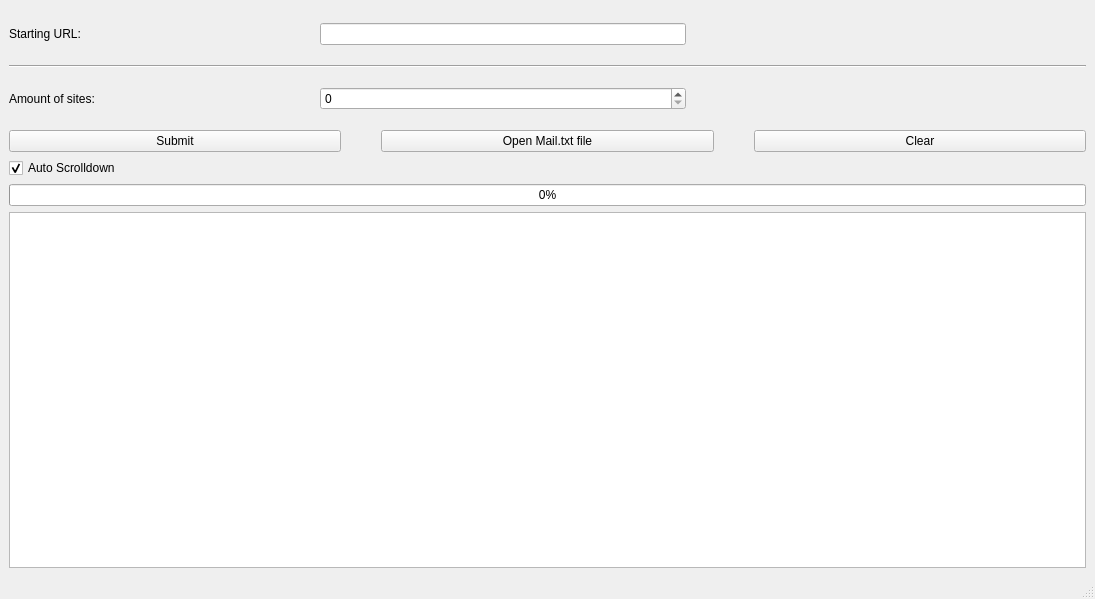
<?xml version="1.0" encoding="UTF-8"?>
<ui version="4.0">
 <class>MainWindow</class>
 <widget class="QMainWindow" name="MainWindow">
  <property name="geometry">
   <rect>
    <x>0</x>
    <y>0</y>
    <width>1095</width>
    <height>599</height>
   </rect>
  </property>
  <property name="windowTitle">
   <string>MainWindow</string>
  </property>
  <property name="animated">
   <bool>true</bool>
  </property>
  <property name="tabShape">
   <enum>QTabWidget::Rounded</enum>
  </property>
  <widget class="QWidget" name="centralwidget">
   <layout class="QGridLayout" name="gridLayout_2">
    <item row="3" column="0">
     <layout class="QHBoxLayout" name="horizontalLayout">
      <property name="spacing">
       <number>0</number>
      </property>
      <property name="bottomMargin">
       <number>0</number>
      </property>
      <item>
       <widget class="QPushButton" name="submit">
        <property name="text">
         <string>Submit</string>
        </property>
       </widget>
      </item>
      <item>
       <spacer name="horizontalSpacer_5">
        <property name="orientation">
         <enum>Qt::Horizontal</enum>
        </property>
        <property name="sizeType">
         <enum>QSizePolicy::Fixed</enum>
        </property>
        <property name="sizeHint" stdset="0">
         <size>
          <width>40</width>
          <height>20</height>
         </size>
        </property>
       </spacer>
      </item>
      <item>
       <widget class="QPushButton" name="open">
        <property name="text">
         <string>Open Mail.txt file</string>
        </property>
       </widget>
      </item>
      <item>
       <spacer name="horizontalSpacer_6">
        <property name="orientation">
         <enum>Qt::Horizontal</enum>
        </property>
        <property name="sizeType">
         <enum>QSizePolicy::Fixed</enum>
        </property>
        <property name="sizeHint" stdset="0">
         <size>
          <width>40</width>
          <height>20</height>
         </size>
        </property>
       </spacer>
      </item>
      <item>
       <widget class="QPushButton" name="clear">
        <property name="text">
         <string>Clear</string>
        </property>
       </widget>
      </item>
     </layout>
    </item>
    <item row="6" column="0">
     <widget class="QListWidget" name="listWidget"/>
    </item>
    <item row="0" column="0">
     <layout class="QHBoxLayout" name="horizontalLayout_2" stretch="0,0,0,0">
      <item>
       <widget class="QLabel" name="label">
        <property name="minimumSize">
         <size>
          <width>150</width>
          <height>0</height>
         </size>
        </property>
        <property name="maximumSize">
         <size>
          <width>150</width>
          <height>16777215</height>
         </size>
        </property>
        <property name="toolTip">
         <string extracomment="URL to start from. in HTTP format"/>
        </property>
        <property name="text">
         <string>Starting URL:</string>
        </property>
        <property name="margin">
         <number>20</number>
        </property>
       </widget>
      </item>
      <item>
       <spacer name="horizontalSpacer_3">
        <property name="orientation">
         <enum>Qt::Horizontal</enum>
        </property>
        <property name="sizeType">
         <enum>QSizePolicy::Fixed</enum>
        </property>
        <property name="sizeHint" stdset="0">
         <size>
          <width>155</width>
          <height>20</height>
         </size>
        </property>
       </spacer>
      </item>
      <item>
       <widget class="QLineEdit" name="StartUrl">
        <property name="maximumSize">
         <size>
          <width>400</width>
          <height>16777215</height>
         </size>
        </property>
       </widget>
      </item>
      <item>
       <spacer name="horizontalSpacer_2">
        <property name="orientation">
         <enum>Qt::Horizontal</enum>
        </property>
        <property name="sizeType">
         <enum>QSizePolicy::Fixed</enum>
        </property>
        <property name="sizeHint" stdset="0">
         <size>
          <width>400</width>
          <height>50</height>
         </size>
        </property>
       </spacer>
      </item>
     </layout>
    </item>
    <item row="2" column="0">
     <layout class="QHBoxLayout" name="horizontalLayout_3">
      <item>
       <widget class="QLabel" name="label_2">
        <property name="minimumSize">
         <size>
          <width>150</width>
          <height>0</height>
         </size>
        </property>
        <property name="maximumSize">
         <size>
          <width>150</width>
          <height>16777215</height>
         </size>
        </property>
        <property name="baseSize">
         <size>
          <width>0</width>
          <height>0</height>
         </size>
        </property>
        <property name="toolTip">
         <string extracomment="Amount of sites to go trough"/>
        </property>
        <property name="text">
         <string>Amount of sites:</string>
        </property>
        <property name="margin">
         <number>20</number>
        </property>
       </widget>
      </item>
      <item>
       <spacer name="horizontalSpacer_4">
        <property name="orientation">
         <enum>Qt::Horizontal</enum>
        </property>
        <property name="sizeType">
         <enum>QSizePolicy::Fixed</enum>
        </property>
        <property name="sizeHint" stdset="0">
         <size>
          <width>155</width>
          <height>20</height>
         </size>
        </property>
       </spacer>
      </item>
      <item>
       <widget class="QSpinBox" name="Number">
        <property name="enabled">
         <bool>true</bool>
        </property>
        <property name="maximumSize">
         <size>
          <width>400</width>
          <height>16777215</height>
         </size>
        </property>
        <property name="baseSize">
         <size>
          <width>0</width>
          <height>0</height>
         </size>
        </property>
        <property name="maximum">
         <number>999</number>
        </property>
       </widget>
      </item>
      <item>
       <spacer name="horizontalSpacer">
        <property name="orientation">
         <enum>Qt::Horizontal</enum>
        </property>
        <property name="sizeType">
         <enum>QSizePolicy::Fixed</enum>
        </property>
        <property name="sizeHint" stdset="0">
         <size>
          <width>400</width>
          <height>50</height>
         </size>
        </property>
       </spacer>
      </item>
     </layout>
    </item>
    <item row="1" column="0">
     <widget class="Line" name="line_2">
      <property name="orientation">
       <enum>Qt::Horizontal</enum>
      </property>
     </widget>
    </item>
    <item row="4" column="0">
     <widget class="QCheckBox" name="autoScroll">
      <property name="text">
       <string>Auto Scrolldown</string>
      </property>
      <property name="checked">
       <bool>true</bool>
      </property>
      <property name="tristate">
       <bool>false</bool>
      </property>
     </widget>
    </item>
    <item row="5" column="0">
     <widget class="QProgressBar" name="progressBar">
      <property name="value">
       <number>0</number>
      </property>
     </widget>
    </item>
   </layout>
  </widget>
  <widget class="QMenuBar" name="menubar">
   <property name="geometry">
    <rect>
     <x>0</x>
     <y>0</y>
     <width>1095</width>
     <height>26</height>
    </rect>
   </property>
  </widget>
  <widget class="QStatusBar" name="statusbar"/>
 </widget>
 <resources/>
 <connections/>
</ui>
